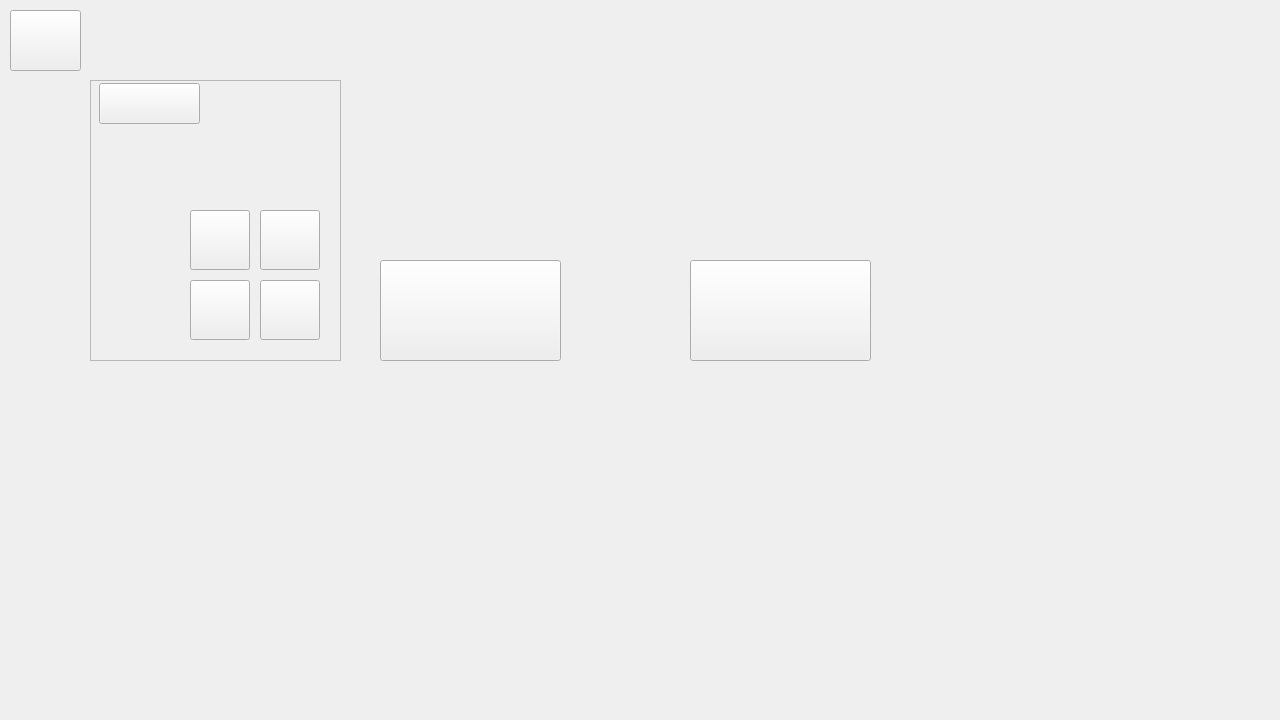
<?xml version="1.0" encoding="UTF-8"?>
<ui version="4.0">
 <class>MainWindow</class>
 <widget class="QMainWindow" name="MainWindow">
  <property name="geometry">
   <rect>
    <x>0</x>
    <y>0</y>
    <width>1280</width>
    <height>720</height>
   </rect>
  </property>
  <property name="windowTitle">
   <string>MainWindow</string>
  </property>
  <widget class="QWidget" name="centralwidget">
   <widget class="QLabel" name="fondoInicio">
    <property name="geometry">
     <rect>
      <x>0</x>
      <y>0</y>
      <width>1280</width>
      <height>720</height>
     </rect>
    </property>
    <property name="styleSheet">
     <string notr="true">border-image: url(:/new/prefix1/Images/fondoSinSentor.png);</string>
    </property>
    <property name="text">
     <string/>
    </property>
   </widget>
   <widget class="QPushButton" name="jugarBoton">
    <property name="geometry">
     <rect>
      <x>690</x>
      <y>260</y>
      <width>181</width>
      <height>101</height>
     </rect>
    </property>
    <property name="sizePolicy">
     <sizepolicy hsizetype="Expanding" vsizetype="Expanding">
      <horstretch>0</horstretch>
      <verstretch>0</verstretch>
     </sizepolicy>
    </property>
    <property name="styleSheet">
     <string notr="true">border-image: url(:/new/prefix1/Images/startBoton.png);</string>
    </property>
    <property name="text">
     <string/>
    </property>
   </widget>
   <widget class="QPushButton" name="ajustesBoton">
    <property name="geometry">
     <rect>
      <x>10</x>
      <y>10</y>
      <width>71</width>
      <height>61</height>
     </rect>
    </property>
    <property name="sizePolicy">
     <sizepolicy hsizetype="Preferred" vsizetype="Expanding">
      <horstretch>0</horstretch>
      <verstretch>0</verstretch>
     </sizepolicy>
    </property>
    <property name="styleSheet">
     <string notr="true">border-image: url(:/new/prefix1/Images/settingsBoton.png);</string>
    </property>
    <property name="text">
     <string/>
    </property>
   </widget>
   <widget class="QPushButton" name="cerrarBoton">
    <property name="geometry">
     <rect>
      <x>380</x>
      <y>260</y>
      <width>181</width>
      <height>101</height>
     </rect>
    </property>
    <property name="sizePolicy">
     <sizepolicy hsizetype="Expanding" vsizetype="Expanding">
      <horstretch>0</horstretch>
      <verstretch>0</verstretch>
     </sizepolicy>
    </property>
    <property name="styleSheet">
     <string notr="true">border-image: url(:/new/prefix1/Images/exitBoton.png);</string>
    </property>
    <property name="text">
     <string/>
    </property>
   </widget>
   <widget class="QFrame" name="menuPausa">
    <property name="geometry">
     <rect>
      <x>90</x>
      <y>80</y>
      <width>251</width>
      <height>281</height>
     </rect>
    </property>
    <property name="styleSheet">
     <string notr="true">border-image: url(:/new/prefix1/Images/PAUSAMENU.png);</string>
    </property>
    <property name="frameShape">
     <enum>QFrame::StyledPanel</enum>
    </property>
    <property name="frameShadow">
     <enum>QFrame::Raised</enum>
    </property>
    <widget class="QPushButton" name="backButton">
     <property name="geometry">
      <rect>
       <x>9</x>
       <y>3</y>
       <width>101</width>
       <height>41</height>
      </rect>
     </property>
     <property name="styleSheet">
      <string notr="true">border-image: url(:/new/prefix1/Images/backBoton.png);</string>
     </property>
     <property name="text">
      <string/>
     </property>
    </widget>
    <widget class="QPushButton" name="sonidoOFF">
     <property name="geometry">
      <rect>
       <x>170</x>
       <y>200</y>
       <width>60</width>
       <height>60</height>
      </rect>
     </property>
     <property name="styleSheet">
      <string notr="true">border-image: url(:/new/prefix1/Images/botonOFF.png);</string>
     </property>
     <property name="text">
      <string/>
     </property>
    </widget>
    <widget class="QLabel" name="label_3">
     <property name="geometry">
      <rect>
       <x>20</x>
       <y>200</y>
       <width>61</width>
       <height>61</height>
      </rect>
     </property>
     <property name="styleSheet">
      <string notr="true">border-image: url(:/new/prefix1/Images/sonido.png);</string>
     </property>
     <property name="text">
      <string/>
     </property>
    </widget>
    <widget class="QPushButton" name="musicaOFF">
     <property name="geometry">
      <rect>
       <x>170</x>
       <y>130</y>
       <width>60</width>
       <height>60</height>
      </rect>
     </property>
     <property name="styleSheet">
      <string notr="true">border-image: url(:/new/prefix1/Images/botonOFF.png);</string>
     </property>
     <property name="text">
      <string/>
     </property>
    </widget>
    <widget class="QLabel" name="label_2">
     <property name="geometry">
      <rect>
       <x>20</x>
       <y>130</y>
       <width>61</width>
       <height>61</height>
      </rect>
     </property>
     <property name="styleSheet">
      <string notr="true">border-image: url(:/new/prefix1/Images/musica.png);</string>
     </property>
     <property name="text">
      <string/>
     </property>
    </widget>
    <widget class="QPushButton" name="musicaON">
     <property name="geometry">
      <rect>
       <x>100</x>
       <y>130</y>
       <width>60</width>
       <height>60</height>
      </rect>
     </property>
     <property name="styleSheet">
      <string notr="true">border-image: url(:/new/prefix1/Images/botonON.png);</string>
     </property>
     <property name="text">
      <string/>
     </property>
    </widget>
    <widget class="QPushButton" name="sonidoON">
     <property name="geometry">
      <rect>
       <x>100</x>
       <y>200</y>
       <width>60</width>
       <height>60</height>
      </rect>
     </property>
     <property name="styleSheet">
      <string notr="true">border-image: url(:/new/prefix1/Images/botonON.png);</string>
     </property>
     <property name="text">
      <string/>
     </property>
    </widget>
   </widget>
   <zorder>fondoInicio</zorder>
   <zorder>menuPausa</zorder>
   <zorder>jugarBoton</zorder>
   <zorder>ajustesBoton</zorder>
   <zorder>cerrarBoton</zorder>
  </widget>
 </widget>
 <resources/>
 <connections/>
</ui>
